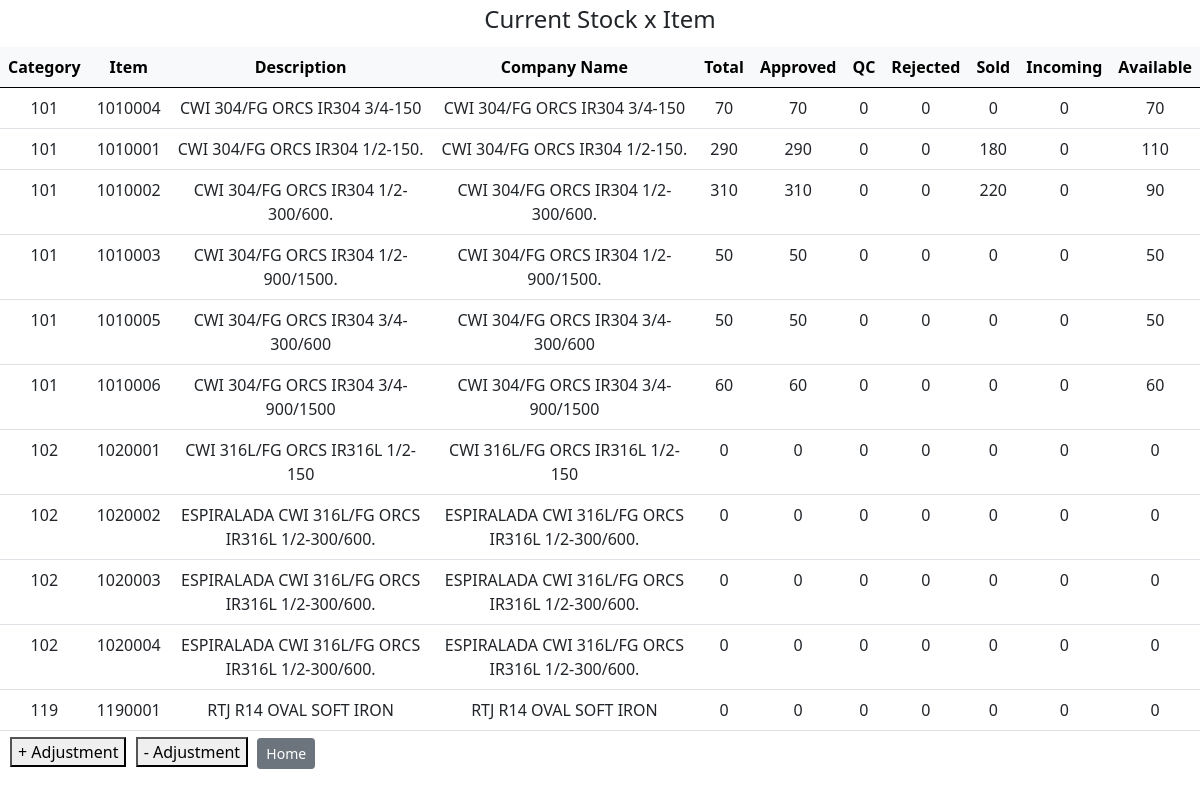
Screenshot of /current_stock with the database file from the repository.
### tables this page shows
CREATE TABLE stock (category_id INTEGER NOT NULL, item_id INTEGER NOT NULL UNIQUE, item_description TEXT NOT NULL, stock_total INTEGER, stock_approved INTEGER, stock_in_qc INTEGER, stock_rejected INTEGER, stock_onsale INTEGER, stock_incoming INTEGER, stock_available INTEGER, FOREIGN KEY (category_id) REFERENCES item_categories (id) ON DELETE RESTRICT, FOREIGN KEY (item_id) REFERENCES items (id) ON DELETE RESTRICT);

### app.py (the view)
@app.route("/current_stock", methods=["GET"])
def get_current_stock():
    stocks = db.execute("SELECT * FROM stock")
    return render_template("current_stock.html", stocks=stocks)

### app.py (called while the page is built)
@app.after_request
def after_request(response):
    response.headers["Cache-Control"] = "no-cache, no-store, must-revalidate"
    response.headers["Expires"] = 0
    response.headers["Pragma"] = "no-cache"
    return response

### templates/current_stock.html (shortened to what this page needs)
{% extends "layout.html" %}
{% block body %}
    <div class="h4" style="text-align: center; padding: 5px;">Current Stock x Item</div>
    <table class="table" style="text-align: center; margin-bottom: 6px;">
        <thead class="table-light">
            <tr>
                <th>Category</th>
                <th>Item</th>
                <th>Description</th>
                <th>Company Name</th>
                <th>Total</th>
                <th>Approved</th>
                <th>QC</th>
                <th>Rejected</th>
                <th>Sold</th>
                <th>Incoming</th>
                <th>Available</th>
            </tr>
        </thead>
        <tbody>
            {% for stock in stocks %}
            <tr>
                <td>{{ stock["category_id"] }}</td>
                <td>{{ stock["item_id"] }}</td>
                <td>{{ stock["item_description"] }}</td>
                <td>{{ stock["item_description"] }}</td>
                <td>{{ stock["stock_total"] }}</td>
                <td>{{ stock["stock_approved"] }}</td>
                <td>{{ stock["stock_in_qc"] }}</td>
                <td>{{ stock["stock_rejected"] }}</td>
                <td>{{ stock["stock_onsale"] }}</td>
                <td>{{ stock["stock_incoming"] }}</td>
                <td>{{ stock["stock_available"] }}</td>
            </tr>
            {% endfor %}
        </tbody>
    </table>
    <div style="padding-left: 10px; margin-top: 0px">
        <form style="display: inline-block; padding-right: 5px;" method="get" action="/">
            <button type="submit">+ Adjustment</button>
        </form>
        <form style="display: inline-block; padding-right: 5px;" method="get" action="/">
            <button type="submit">- Adjustment</button>
        </form>
        <form style="display: inline-block; padding-right: 5px;" method="get" action="/">
            <button class="btn btn-secondary btn-sm" type="submit">Home</button>
        </form>
    </div>
{% endblock %}

### rows the page displays
stock: category_id "101", item_id "1010004", item_description "CWI 304/FG ORCS IR304 3/4-150", stock_total "70", stock_approved "70", stock_in_qc "0", stock_rejected "0", stock_onsale "0", stock_incoming "0", stock_available "70"
stock: category_id "101", item_id "1010001", item_description "CWI 304/FG ORCS IR304 1/2-150.", stock_total "290", stock_approved "290", stock_in_qc "0", stock_rejected "0", stock_onsale "180", stock_incoming "0", stock_available "110"
stock: category_id "101", item_id "1010002", item_description "CWI 304/FG ORCS IR304 1/2-300/600.", stock_total "310", stock_approved "310", stock_in_qc "0", stock_rejected "0", stock_onsale "220", stock_incoming "0", stock_available "90"
stock: category_id "101", item_id "1010003", item_description "CWI 304/FG ORCS IR304 1/2-900/1500.", stock_total "50", stock_approved "50", stock_in_qc "0", stock_rejected "0", stock_onsale "0", stock_incoming "0", stock_available "50"
stock: category_id "101", item_id "1010005", item_description "CWI 304/FG ORCS IR304 3/4-300/600", stock_total "50", stock_approved "50", stock_in_qc "0", stock_rejected "0", stock_onsale "0", stock_incoming "0", stock_available "50"
stock: category_id "101", item_id "1010006", item_description "CWI 304/FG ORCS IR304 3/4-900/1500", stock_total "60", stock_approved "60", stock_in_qc "0", stock_rejected "0", stock_onsale "0", stock_incoming "0", stock_available "60"
stock: category_id "102", item_id "1020001", item_description "CWI 316L/FG ORCS IR316L 1/2-150", stock_total "0", stock_approved "0", stock_in_qc "0", stock_rejected "0", stock_onsale "0", stock_incoming "0", stock_available "0"
stock: category_id "102", item_id "1020002", item_description "ESPIRALADA CWI 316L/FG ORCS IR316L 1/2-300/600.", stock_total "0", stock_approved "0", stock_in_qc "0", stock_rejected "0", stock_onsale "0", stock_incoming "0", stock_available "0"
stock: category_id "102", item_id "1020003", item_description "ESPIRALADA CWI 316L/FG ORCS IR316L 1/2-300/600.", stock_total "0", stock_approved "0", stock_in_qc "0", stock_rejected "0", stock_onsale "0", stock_incoming "0", stock_available "0"
stock: category_id "102", item_id "1020004", item_description "ESPIRALADA CWI 316L/FG ORCS IR316L 1/2-300/600.", stock_total "0", stock_approved "0", stock_in_qc "0", stock_rejected "0", stock_onsale "0", stock_incoming "0", stock_available "0"
stock: category_id "119", item_id "1190001", item_description "RTJ R14 OVAL SOFT IRON", stock_total "0", stock_approved "0", stock_in_qc "0", stock_rejected "0", stock_onsale "0", stock_incoming "0", stock_available "0"
